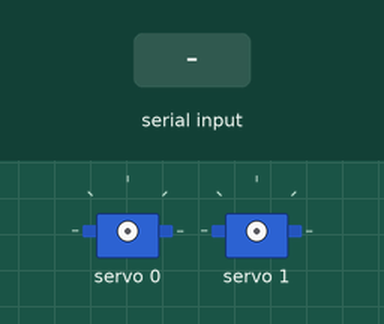
A sketch run on a simulated Arduino Uno, built with avr-gcc and run on an emulated ATmega328P. Parts: 2 × servo. The test bench sets the inputs (shaded band).

Above: at 1.2 s.
1.3 s: ",\n" received over Serial
2.8 s: "90,45\n" received over Serial
At 3.7 s:
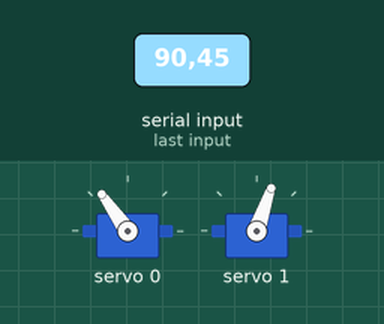
4.3 s: "30,150\n" received over Serial
At 4.9 s:
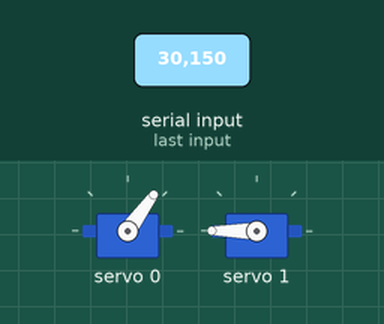
5.8 s: "5\n" received over Serial
At 7.0 s:
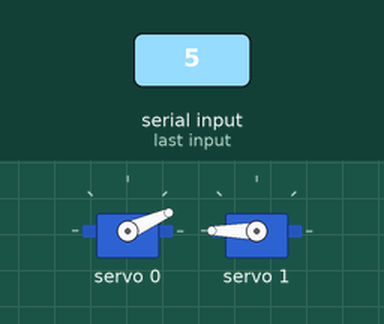
7.3 s: "90\n" received over Serial
At 8.2 s:
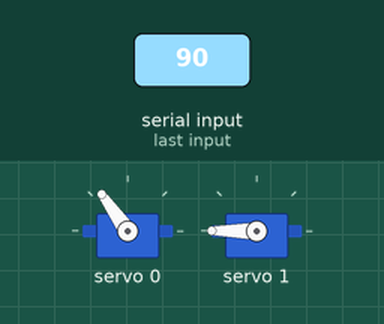
8.8 s: "200\n" received over Serial
At 9.4 s:
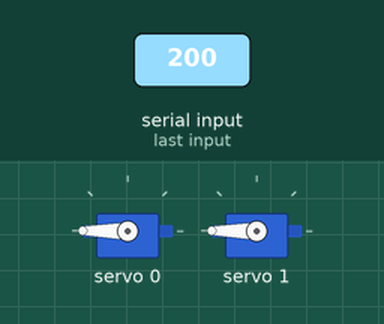
Timing chart, 0 to 11.3 s (numbered marks = the images above; inputs shaded):
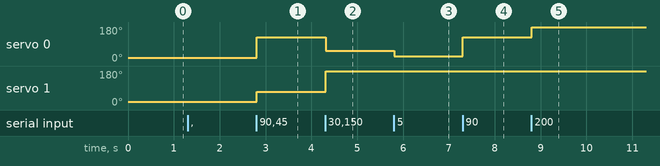

Measured:
- after the input at 2.8 s, servo 0: 18° → 125° at once; servo 1: 18° → 71° at once
- after the input at 4.3 s, servo 0: 125° → 54° at once; servo 1: 71° → 180° at once
- after the input at 5.8 s, servo 0: 54° → 24° at once
- after the input at 7.3 s, servo 0: 24° → 125° at once
- after the input at 8.8 s, servo 0: 125° → 180° at once

The sketch:

servo_receiver.ino
```cpp
/*
 * servo_receiver.ino
 * ------------------
 * Arduino side of the HUMANOID_HAND project.
 *
 * Listens on serial for a comma-separated line of finger angles
 * sent by hand_tracker.py (e.g. "90,120,45,180,60\n") and drives
 * one servo per finger through a PCA9685 16-channel driver.
 *
 * Wiring:
 *   PCA9685  VCC -> 5V, GND -> GND, SDA -> SDA(20), SCL -> SCL(21)
 *   Servos powered from a separate 12V supply, common ground.
 *
 * Library: install "Adafruit PWM Servo Driver" via Library Manager.
 */

#include <Wire.h>
#include <Adafruit_PWMServoDriver.h>

Adafruit_PWMServoDriver pwm = Adafruit_PWMServoDriver(0x40);

const int NUM_FINGERS = 5;
const int SERVO_MIN = 150;   // pulse for 0 degrees
const int SERVO_MAX = 600;   // pulse for 180 degrees

// PCA9685 channel for each finger: thumb, index, middle, ring, pinky
int channel[NUM_FINGERS] = {0, 1, 2, 3, 4};

void setup() {
  Serial.begin(9600);
  Wire.begin();
  pwm.begin();
  pwm.setPWMFreq(50);        // servos run at ~50 Hz
}

// convert an angle (0-180) to a PCA9685 pulse value
int angleToPulse(int angle) {
  angle = constrain(angle, 0, 180);
  return map(angle, 0, 180, SERVO_MIN, SERVO_MAX);
}

void loop() {
  if (Serial.available() > 0) {
    String data = Serial.readStringUntil('\n');   // "90,120,45,180,60"

    int idx = 0;
    int lastComma = -1;
    for (int i = 0; i <= data.length() && idx < NUM_FINGERS; i++) {
      if (i == data.length() || data.charAt(i) == ',') {
        String token = data.substring(lastComma + 1, i);
        int angle = token.toInt();
        pwm.setPWM(channel[idx], 0, angleToPulse(angle));
        lastComma = i;
        idx++;
      }
    }
  }
}
```
